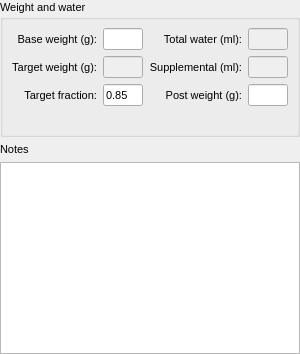
                  <widget class="QWidget" name="widget_4" native="true">
                   <property name="sizePolicy">
                    <sizepolicy hsizetype="MinimumExpanding" vsizetype="Preferred">
                     <horstretch>0</horstretch>
                     <verstretch>0</verstretch>
                    </sizepolicy>
                   </property>
                   <property name="maximumSize">
                    <size>
                     <width>300</width>
                     <height>16777215</height>
                    </size>
                   </property>
                   <layout class="QVBoxLayout" name="verticalLayout_13">
                    <property name="leftMargin">
                     <number>0</number>
                    </property>
                    <property name="topMargin">
                     <number>0</number>
                    </property>
                    <property name="rightMargin">
                     <number>0</number>
                    </property>
                    <property name="bottomMargin">
                     <number>0</number>
                    </property>
                    <item alignment="Qt::AlignTop">
                     <widget class="QGroupBox" name="groupBox_2">
                      <property name="sizePolicy">
                       <sizepolicy hsizetype="Expanding" vsizetype="Expanding">
                        <horstretch>0</horstretch>
                        <verstretch>15</verstretch>
                       </sizepolicy>
                      </property>
                      <property name="maximumSize">
                       <size>
                        <width>16777215</width>
                        <height>140</height>
                       </size>
                      </property>
                      <property name="font">
                       <font>
                        <pointsize>8</pointsize>
                       </font>
                      </property>
                      <property name="title">
                       <string>Weight and water</string>
                      </property>
                      <layout class="QHBoxLayout" name="horizontalLayout_5">
                       <property name="leftMargin">
                        <number>9</number>
                       </property>
                       <property name="topMargin">
                        <number>9</number>
                       </property>
                       <property name="rightMargin">
                        <number>9</number>
                       </property>
                       <property name="bottomMargin">
                        <number>9</number>
                       </property>
                       <item>
                        <layout class="QGridLayout" name="gridLayout_2">
                         <item row="3" column="1" colspan="2">
                          <widget class="QLineEdit" name="TargetRatio">
                           <property name="sizePolicy">
                            <sizepolicy hsizetype="Maximum" vsizetype="Fixed">
                             <horstretch>0</horstretch>
                             <verstretch>0</verstretch>
                            </sizepolicy>
                           </property>
                           <property name="maximumSize">
                            <size>
                             <width>40</width>
                             <height>16777215</height>
                            </size>
                           </property>
                           <property name="text">
                            <string>0.85</string>
                           </property>
                          </widget>
                         </item>
                         <item row="1" column="4">
                          <widget class="QLineEdit" name="TotalWater">
                           <property name="enabled">
                            <bool>false</bool>
                           </property>
                           <property name="sizePolicy">
                            <sizepolicy hsizetype="Maximum" vsizetype="Fixed">
                             <horstretch>0</horstretch>
                             <verstretch>0</verstretch>
                            </sizepolicy>
                           </property>
                           <property name="maximumSize">
                            <size>
                             <width>40</width>
                             <height>16777215</height>
                            </size>
                           </property>
                           <property name="text">
                            <string/>
                           </property>
                          </widget>
                         </item>
                         <item row="2" column="2" colspan="2">
                          <widget class="QLabel" name="label_25">
                           <property name="sizePolicy">
                            <sizepolicy hsizetype="Expanding" vsizetype="Expanding">
                             <horstretch>0</horstretch>
                             <verstretch>0</verstretch>
                            </sizepolicy>
                           </property>
                           <property name="text">
                            <string>Supplemental (ml):</string>
                           </property>
                           <property name="textFormat">
                            <enum>Qt::AutoText</enum>
                           </property>
                           <property name="alignment">
                            <set>Qt::AlignRight|Qt::AlignTrailing|Qt::AlignVCenter</set>
                           </property>
                          </widget>
                         </item>
                         <item row="2" column="0">
                          <widget class="QLabel" name="label_22">
                           <property name="sizePolicy">
                            <sizepolicy hsizetype="Expanding" vsizetype="Expanding">
                             <horstretch>0</horstretch>
                             <verstretch>0</verstretch>
                            </sizepolicy>
                           </property>
                           <property name="text">
                            <string>Target weight (g):</string>
                           </property>
                           <property name="textFormat">
                            <enum>Qt::AutoText</enum>
                           </property>
                           <property name="alignment">
                            <set>Qt::AlignRight|Qt::AlignTrailing|Qt::AlignVCenter</set>
                           </property>
                          </widget>
                         </item>
                         <item row="3" column="0">
                          <widget class="QLabel" name="label_23">
                           <property name="sizePolicy">
                            <sizepolicy hsizetype="Expanding" vsizetype="Expanding">
                             <horstretch>0</horstretch>
                             <verstretch>0</verstretch>
                            </sizepolicy>
                           </property>
                           <property name="text">
                            <string>Target fraction:</string>
                           </property>
                           <property name="textFormat">
                            <enum>Qt::AutoText</enum>
                           </property>
                           <property name="alignment">
                            <set>Qt::AlignRight|Qt::AlignTrailing|Qt::AlignVCenter</set>
                           </property>
                          </widget>
                         </item>
                         <item row="2" column="4">
                          <widget class="QLineEdit" name="SuggestedWater">
                           <property name="enabled">
                            <bool>false</bool>
                           </property>
                           <property name="sizePolicy">
                            <sizepolicy hsizetype="Maximum" vsizetype="Fixed">
                             <horstretch>0</horstretch>
                             <verstretch>0</verstretch>
                            </sizepolicy>
                           </property>
                           <property name="maximumSize">
                            <size>
                             <width>40</width>
                             <height>16777215</height>
                            </size>
                           </property>
                           <property name="text">
                            <string/>
                           </property>
                          </widget>
                         </item>
                         <item row="1" column="1" colspan="2">
                          <widget class="QLineEdit" name="BaseWeight">
                           <property name="sizePolicy">
                            <sizepolicy hsizetype="Maximum" vsizetype="Fixed">
                             <horstretch>0</horstretch>
                             <verstretch>0</verstretch>
                            </sizepolicy>
                           </property>
                           <property name="maximumSize">
                            <size>
                             <width>40</width>
                             <height>16777215</height>
                            </size>
                           </property>
                           <property name="text">
                            <string/>
                           </property>
                          </widget>
                         </item>
                         <item row="1" column="0">
                          <widget class="QLabel" name="label_21">
                           <property name="sizePolicy">
                            <sizepolicy hsizetype="Expanding" vsizetype="Expanding">
                             <horstretch>0</horstretch>
                             <verstretch>0</verstretch>
                            </sizepolicy>
                           </property>
                           <property name="text">
                            <string>Base weight (g):</string>
                           </property>
                           <property name="textFormat">
                            <enum>Qt::AutoText</enum>
                           </property>
                           <property name="alignment">
                            <set>Qt::AlignRight|Qt::AlignTrailing|Qt::AlignVCenter</set>
                           </property>
                          </widget>
                         </item>
                         <item row="2" column="1">
                          <widget class="QLineEdit" name="TargetWeight">
                           <property name="enabled">
                            <bool>false</bool>
                           </property>
                           <property name="sizePolicy">
                            <sizepolicy hsizetype="Maximum" vsizetype="Fixed">
                             <horstretch>0</horstretch>
                             <verstretch>0</verstretch>
                            </sizepolicy>
                           </property>
                           <property name="maximumSize">
                            <size>
                             <width>40</width>
                             <height>16777215</height>
                            </size>
                           </property>
                           <property name="text">
                            <string/>
                           </property>
                          </widget>
                         </item>
                         <item row="3" column="3">
                          <widget class="QLabel" name="label_90">
                           <property name="sizePolicy">
                            <sizepolicy hsizetype="Expanding" vsizetype="Expanding">
                             <horstretch>0</horstretch>
                             <verstretch>0</verstretch>
                            </sizepolicy>
                           </property>
                           <property name="text">
                            <string>Post weight (g):</string>
                           </property>
                           <property name="textFormat">
                            <enum>Qt::AutoText</enum>
                           </property>
                           <property name="alignment">
                            <set>Qt::AlignRight|Qt::AlignTrailing|Qt::AlignVCenter</set>
                           </property>
                          </widget>
                         </item>
                         <item row="1" column="3">
                          <widget class="QLabel" name="label_24">
                           <property name="sizePolicy">
                            <sizepolicy hsizetype="Expanding" vsizetype="Expanding">
                             <horstretch>0</horstretch>
                             <verstretch>0</verstretch>
                            </sizepolicy>
                           </property>
                           <property name="text">
                            <string>Total water (ml):</string>
                           </property>
                           <property name="textFormat">
                            <enum>Qt::AutoText</enum>
                           </property>
                           <property name="alignment">
                            <set>Qt::AlignRight|Qt::AlignTrailing|Qt::AlignVCenter</set>
                           </property>
                          </widget>
                         </item>
                         <item row="3" column="4">
                          <widget class="QLineEdit" name="WeightAfter">
                           <property name="enabled">
                            <bool>true</bool>
                           </property>
                           <property name="sizePolicy">
                            <sizepolicy hsizetype="Maximum" vsizetype="Fixed">
                             <horstretch>0</horstretch>
                             <verstretch>0</verstretch>
                            </sizepolicy>
                           </property>
                           <property name="maximumSize">
                            <size>
                             <width>40</width>
                             <height>16777215</height>
                            </size>
                           </property>
                           <property name="text">
                            <string/>
                           </property>
                          </widget>
                         </item>
                         <item row="4" column="0" colspan="3">
                          <widget class="QLabel" name="TotalWaterWarning">
                           <property name="minimumSize">
                            <size>
                             <width>0</width>
                             <height>0</height>
                            </size>
                           </property>
                           <property name="font">
                            <font>
                             <pointsize>8</pointsize>
                            </font>
                           </property>
                           <property name="text">
                            <string/>
                           </property>
                          </widget>
                         </item>
                        </layout>
                       </item>
                      </layout>
                     </widget>
                    </item>
                    <item>
                     <widget class="QWidget" name="widget" native="true">
                      <layout class="QVBoxLayout" name="verticalLayout_16">
                       <property name="leftMargin">
                        <number>0</number>
                       </property>
                       <property name="topMargin">
                        <number>0</number>
                       </property>
                       <property name="rightMargin">
                        <number>0</number>
                       </property>
                       <property name="bottomMargin">
                        <number>0</number>
                       </property>
                       <item>
                        <widget class="QLabel" name="label_75">
                         <property name="sizePolicy">
                          <sizepolicy hsizetype="Preferred" vsizetype="Maximum">
                           <horstretch>0</horstretch>
                           <verstretch>0</verstretch>
                          </sizepolicy>
                         </property>
                         <property name="font">
                          <font>
                           <pointsize>8</pointsize>
                          </font>
                         </property>
                         <property name="text">
                          <string>Notes</string>
                         </property>
                         <property name="textFormat">
                          <enum>Qt::AutoText</enum>
                         </property>
                         <property name="alignment">
                          <set>Qt::AlignLeading|Qt::AlignLeft|Qt::AlignVCenter</set>
                         </property>
                        </widget>
                       </item>
                       <item>
                        <widget class="QTextEdit" name="ShowNotes">
                         <property name="sizePolicy">
                          <sizepolicy hsizetype="Preferred" vsizetype="Preferred">
                           <horstretch>0</horstretch>
                           <verstretch>0</verstretch>
                          </sizepolicy>
                         </property>
                         <property name="maximumSize">
                          <size>
                           <width>16777215</width>
                           <height>100000</height>
                          </size>
                         </property>
                         <property name="autoFormatting">
                          <set>QTextEdit::AutoNone</set>
                         </property>
                         <property name="lineWrapMode">
                          <enum>QTextEdit::WidgetWidth</enum>
                         </property>
                        </widget>
                       </item>
                      </layout>
                     </widget>
                    </item>
                   </layout>
                  </widget>
